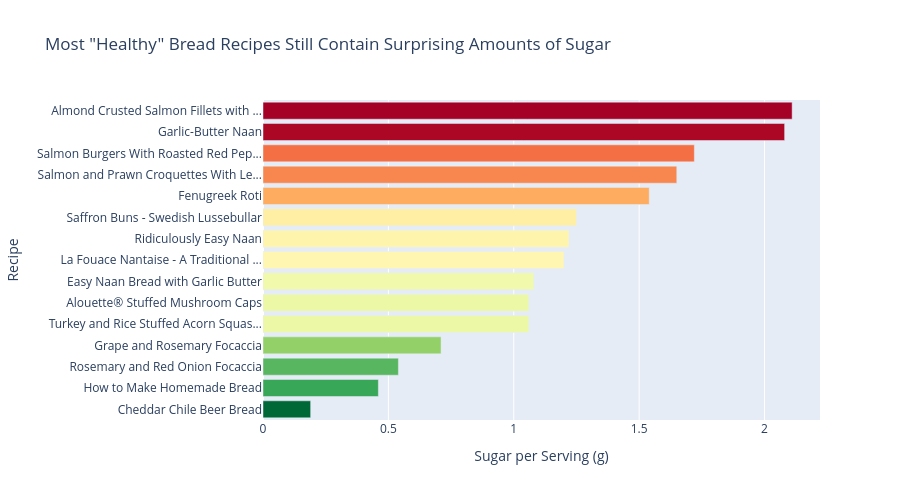

The notebook cell saved with this chart:
### Markdown cell above
---

## Section 4 — Visualization

A bar chart showing sugar content for the 15 lowest-sugar recipes, with health score visible in the hover. The title states the finding rather than just describing the data.

### Code cell
# Visualization: sugar content in the lowest-sugar healthy bread recipes
# A bar chart works here because we are comparing a single numeric value (sugar_g)
# across distinct named categories (recipe titles)

sugar_plot = df[['title', 'sugar_g', 'health_score']].dropna().sort_values('sugar_g').head(15)

# Shorten long titles so the chart is readable
sugar_plot = sugar_plot.copy()
sugar_plot['short_title'] = sugar_plot['title'].apply(lambda x: x[:35] + '...' if len(x) > 35 else x)

fig = px.bar(
    sugar_plot,
    x='sugar_g',
    y='short_title',
    orientation='h',
    hover_data={'health_score': True, 'sugar_g': True, 'short_title': False},
    title='Most "Healthy" Bread Recipes Still Contain Surprising Amounts of Sugar',
    labels={
        'sugar_g': 'Sugar per Serving (g)',
        'short_title': 'Recipe',
        'health_score': 'Health Score'
    },
    color='sugar_g',
    color_continuous_scale='RdYlGn_r'
)

fig.update_layout(
    yaxis={'categoryorder': 'total ascending'},
    coloraxis_showscale=False,
    height=500
)

fig.show()

### Figure 1 — Plotly figure (JSON) as saved in the notebook; plotly's stock layout.template omitted (floating-point values rounded to 4 significant figures)
{"data": [{"customdata": [[10.0], [22.0], [7.0], [8.0], [44.0], [52.0], [2.0], [0.0], [7.0], [0.0], [9.0], [59.0], [41.0], [6.0], [56.0]], "hovertemplate": "Sugar per Serving (g)=%{marker.color}<br>Health Score=%{customdata[0]}<extra></extra>", "legendgroup": "", "marker": {"color": [0.19, 0.46, 0.54, 0.71, 1.06, 1.06, 1.08, 1.2, 1.22, 1.25, 1.54, 1.65, 1.72, 2.08, 2.11], "coloraxis": "coloraxis", "pattern": {"shape": ""}}, "name": "", "orientation": "h", "showlegend": false, "textposition": "auto", "type": "bar", "x": [0.19, 0.46, 0.54, 0.71, 1.06, 1.06, 1.08, 1.2, 1.22, 1.25, 1.54, 1.65, 1.72, 2.08, 2.11], "xaxis": "x", "y": ["Cheddar Chile Beer Bread", "How to Make Homemade Bread", "Rosemary and Red Onion Focaccia", "Grape and Rosemary Focaccia", "Turkey and Rice Stuffed Acorn Squas...", "Alouette® Stuffed Mushroom Caps", "Easy Naan Bread with Garlic Butter", "La Fouace Nantaise - A Traditional ...", "Ridiculously Easy Naan", "Saffron Buns - Swedish Lussebullar", "Fenugreek Roti", "Salmon and Prawn Croquettes With Le...", "Salmon Burgers With Roasted Red Pep...", "Garlic-Butter Naan", "Almond Crusted Salmon Fillets with ..."], "yaxis": "y"}], "layout": {"barmode": "relative", "coloraxis": {"colorbar": {"title": {"text": "Sugar per Serving (g)"}}, "colorscale": [[0, "rgb(0,104,55)"], [0.1, "rgb(26,152,80)"], [0.2, "rgb(102,189,99)"], [0.3, "rgb(166,217,106)"], [0.4, "rgb(217,239,139)"], [0.5, "rgb(255,255,191)"], [0.6, "rgb(254,224,139)"], [0.7, "rgb(253,174,97)"], [0.8, "rgb(244,109,67)"], [0.9, "rgb(215,48,39)"], [1, "rgb(165,0,38)"]], "showscale": false}, "height": 500, "legend": {"tracegroupgap": 0}, "title": {"text": "Most \"Healthy\" Bread Recipes Still Contain Surprising Amounts of Sugar"}, "xaxis": {"anchor": "y", "domain": [0, 1], "title": {"text": "Sugar per Serving (g)"}}, "yaxis": {"anchor": "x", "categoryorder": "total ascending", "domain": [0, 1], "title": {"text": "Recipe"}}}}
